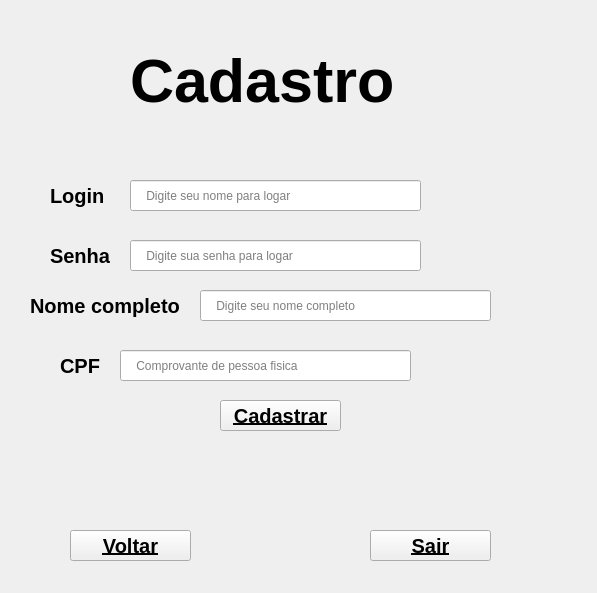
<?xml version="1.0" encoding="UTF-8"?>
<ui version="4.0">
 <class>Form</class>
 <widget class="QWidget" name="Form">
  <property name="geometry">
   <rect>
    <x>0</x>
    <y>0</y>
    <width>597</width>
    <height>593</height>
   </rect>
  </property>
  <property name="windowTitle">
   <string>Form</string>
  </property>
  <widget class="QLabel" name="label">
   <property name="geometry">
    <rect>
     <x>130</x>
     <y>30</y>
     <width>291</width>
     <height>101</height>
    </rect>
   </property>
   <property name="font">
    <font>
     <pointsize>46</pointsize>
     <weight>75</weight>
     <bold>true</bold>
    </font>
   </property>
   <property name="text">
    <string>Cadastro</string>
   </property>
  </widget>
  <widget class="QLabel" name="label_2">
   <property name="geometry">
    <rect>
     <x>50</x>
     <y>180</y>
     <width>71</width>
     <height>31</height>
    </rect>
   </property>
   <property name="font">
    <font>
     <pointsize>15</pointsize>
     <weight>75</weight>
     <bold>true</bold>
    </font>
   </property>
   <property name="text">
    <string>Login</string>
   </property>
  </widget>
  <widget class="QLabel" name="label_3">
   <property name="geometry">
    <rect>
     <x>50</x>
     <y>240</y>
     <width>71</width>
     <height>31</height>
    </rect>
   </property>
   <property name="font">
    <font>
     <pointsize>15</pointsize>
     <weight>75</weight>
     <bold>true</bold>
    </font>
   </property>
   <property name="text">
    <string>Senha</string>
   </property>
  </widget>
  <widget class="QLabel" name="label_4">
   <property name="geometry">
    <rect>
     <x>30</x>
     <y>290</y>
     <width>161</width>
     <height>31</height>
    </rect>
   </property>
   <property name="font">
    <font>
     <pointsize>15</pointsize>
     <weight>75</weight>
     <bold>true</bold>
    </font>
   </property>
   <property name="text">
    <string>Nome completo</string>
   </property>
  </widget>
  <widget class="QLabel" name="label_5">
   <property name="geometry">
    <rect>
     <x>60</x>
     <y>350</y>
     <width>51</width>
     <height>31</height>
    </rect>
   </property>
   <property name="font">
    <font>
     <pointsize>15</pointsize>
     <weight>75</weight>
     <bold>true</bold>
    </font>
   </property>
   <property name="text">
    <string>CPF</string>
   </property>
  </widget>
  <widget class="QLineEdit" name="lineEdit">
   <property name="geometry">
    <rect>
     <x>130</x>
     <y>180</y>
     <width>291</width>
     <height>31</height>
    </rect>
   </property>
   <property name="placeholderText">
    <string>    Digite seu nome para logar</string>
   </property>
  </widget>
  <widget class="QLineEdit" name="lineEdit_2">
   <property name="geometry">
    <rect>
     <x>130</x>
     <y>240</y>
     <width>291</width>
     <height>31</height>
    </rect>
   </property>
   <property name="placeholderText">
    <string>    Digite sua senha para logar</string>
   </property>
  </widget>
  <widget class="QLineEdit" name="lineEdit_3">
   <property name="geometry">
    <rect>
     <x>200</x>
     <y>290</y>
     <width>291</width>
     <height>31</height>
    </rect>
   </property>
   <property name="placeholderText">
    <string>    Digite seu nome completo</string>
   </property>
  </widget>
  <widget class="QLineEdit" name="lineEdit_4">
   <property name="geometry">
    <rect>
     <x>120</x>
     <y>350</y>
     <width>291</width>
     <height>31</height>
    </rect>
   </property>
   <property name="placeholderText">
    <string>    Comprovante de pessoa fisica</string>
   </property>
  </widget>
  <widget class="QPushButton" name="pushButton">
   <property name="geometry">
    <rect>
     <x>220</x>
     <y>400</y>
     <width>121</width>
     <height>31</height>
    </rect>
   </property>
   <property name="font">
    <font>
     <pointsize>15</pointsize>
     <weight>75</weight>
     <bold>true</bold>
     <underline>true</underline>
    </font>
   </property>
   <property name="text">
    <string>Cadastrar</string>
   </property>
  </widget>
  <widget class="QPushButton" name="pushButton_2">
   <property name="geometry">
    <rect>
     <x>70</x>
     <y>530</y>
     <width>121</width>
     <height>31</height>
    </rect>
   </property>
   <property name="font">
    <font>
     <pointsize>15</pointsize>
     <weight>75</weight>
     <bold>true</bold>
     <underline>true</underline>
    </font>
   </property>
   <property name="text">
    <string>Voltar</string>
   </property>
  </widget>
  <widget class="QPushButton" name="pushButton_3">
   <property name="geometry">
    <rect>
     <x>370</x>
     <y>530</y>
     <width>121</width>
     <height>31</height>
    </rect>
   </property>
   <property name="font">
    <font>
     <pointsize>15</pointsize>
     <weight>75</weight>
     <bold>true</bold>
     <underline>true</underline>
    </font>
   </property>
   <property name="text">
    <string>Sair</string>
   </property>
  </widget>
 </widget>
 <resources/>
 <connections/>
</ui>
